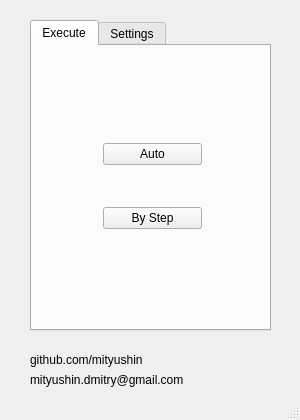
<?xml version="1.0" encoding="UTF-8"?>
<ui version="4.0">
 <class>MainWindow</class>
 <widget class="QMainWindow" name="MainWindow">
  <property name="geometry">
   <rect>
    <x>0</x>
    <y>0</y>
    <width>300</width>
    <height>420</height>
   </rect>
  </property>
  <property name="minimumSize">
   <size>
    <width>300</width>
    <height>420</height>
   </size>
  </property>
  <property name="maximumSize">
   <size>
    <width>300</width>
    <height>420</height>
   </size>
  </property>
  <property name="baseSize">
   <size>
    <width>200</width>
    <height>310</height>
   </size>
  </property>
  <property name="windowTitle">
   <string>MainWindow</string>
  </property>
  <widget class="QWidget" name="centralWidget">
   <widget class="QTabWidget" name="tabWidget">
    <property name="geometry">
     <rect>
      <x>30</x>
      <y>20</y>
      <width>241</width>
      <height>311</height>
     </rect>
    </property>
    <property name="currentIndex">
     <number>0</number>
    </property>
    <widget class="QWidget" name="execute">
     <attribute name="title">
      <string>Execute</string>
     </attribute>
     <widget class="QWidget" name="verticalLayoutWidget">
      <property name="geometry">
       <rect>
        <x>60</x>
        <y>50</y>
        <width>121</width>
        <height>181</height>
       </rect>
      </property>
      <layout class="QVBoxLayout" name="verticalLayout">
       <item>
        <widget class="QPushButton" name="pushButtonAuto">
         <property name="text">
          <string>Auto</string>
         </property>
        </widget>
       </item>
       <item>
        <widget class="QPushButton" name="pushButtonByStep">
         <property name="text">
          <string>By Step</string>
         </property>
        </widget>
       </item>
      </layout>
     </widget>
    </widget>
    <widget class="QWidget" name="settings">
     <attribute name="title">
      <string>Settings</string>
     </attribute>
     <widget class="QWidget" name="formLayoutWidget">
      <property name="geometry">
       <rect>
        <x>30</x>
        <y>20</y>
        <width>181</width>
        <height>241</height>
       </rect>
      </property>
      <layout class="QFormLayout" name="formLayout">
       <item row="0" column="0">
        <widget class="QLabel" name="labelBids">
         <property name="text">
          <string>Bids</string>
         </property>
        </widget>
       </item>
       <item row="1" column="0">
        <widget class="QLabel" name="labelSources">
         <property name="text">
          <string>Sources</string>
         </property>
        </widget>
       </item>
       <item row="2" column="0">
        <widget class="QLabel" name="labelBuffer">
         <property name="text">
          <string>Buffer</string>
         </property>
        </widget>
       </item>
       <item row="3" column="0">
        <widget class="QLabel" name="labelDevices">
         <property name="text">
          <string>Devices</string>
         </property>
        </widget>
       </item>
       <item row="4" column="0">
        <widget class="QLabel" name="labelAlpha">
         <property name="text">
          <string>alpha</string>
         </property>
        </widget>
       </item>
       <item row="5" column="0">
        <widget class="QLabel" name="labelBeta">
         <property name="text">
          <string>beta</string>
         </property>
        </widget>
       </item>
       <item row="6" column="0">
        <widget class="QLabel" name="labelLambda">
         <property name="text">
          <string>lambda</string>
         </property>
        </widget>
       </item>
       <item row="0" column="1">
        <widget class="QSpinBox" name="spinBoxBids"/>
       </item>
       <item row="1" column="1">
        <widget class="QSpinBox" name="spinBoxSources"/>
       </item>
       <item row="2" column="1">
        <widget class="QSpinBox" name="spinBoxBuffer"/>
       </item>
       <item row="3" column="1">
        <widget class="QSpinBox" name="spinBoxDevices"/>
       </item>
       <item row="4" column="1">
        <widget class="QDoubleSpinBox" name="doubleSpinBoxAlpha"/>
       </item>
       <item row="5" column="1">
        <widget class="QDoubleSpinBox" name="doubleSpinBoxBeta"/>
       </item>
       <item row="6" column="1">
        <widget class="QDoubleSpinBox" name="doubleSpinBoxLambda"/>
       </item>
      </layout>
     </widget>
    </widget>
   </widget>
   <widget class="QLabel" name="labelGitHub">
    <property name="geometry">
     <rect>
      <x>30</x>
      <y>350</y>
      <width>141</width>
      <height>20</height>
     </rect>
    </property>
    <property name="text">
     <string>github.com/mityushin</string>
    </property>
   </widget>
   <widget class="QLabel" name="labelEmail">
    <property name="geometry">
     <rect>
      <x>30</x>
      <y>370</y>
      <width>191</width>
      <height>20</height>
     </rect>
    </property>
    <property name="text">
     <string>mityushin.dmitry@gmail.com</string>
    </property>
   </widget>
  </widget>
  <widget class="QStatusBar" name="statusBar"/>
 </widget>
 <layoutdefault spacing="6" margin="11"/>
 <resources/>
 <connections/>
</ui>
